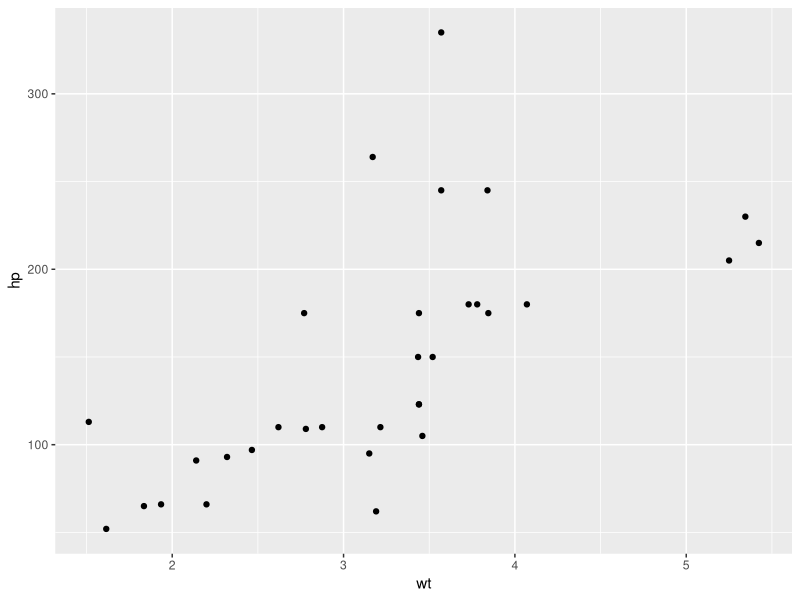

Source code (R):
library(ggplot2)

####### Introduction to Functions #######

### Function documentation ###
# Consult the documentation on the mean() function
?mean
help(mean)

# Inspect the arguments of the mean() function
args(mean)

linkedin <- c(16, 9, 13, 5, 2, 17, 14)
facebook <- c(17, 7, 5, 16, 8, 13, 14)

### Use a function ###
# Calculate average number of views
avg_li <- mean(linkedin)
avg_fb <- mean(facebook)

# Inspect avg_li and avg_fb
avg_li
avg_fb

# Calculate the mean of the sum
avg_sum <- mean(linkedin + facebook)

# Calculate the trimmed mean of the sum
avg_sum_trimmed <-mean(linkedin + facebook, trim = 0.2)

avg_sum
avg_sum_trimmed

# Basic average of linkedin
mean(linkedin)

# Advanced average of linkedin
mean(linkedin, na.rm = TRUE)

### Functions inside functions ###
# Calculate the mean absolute deviation
mean(abs(linkedin - facebook), na.rm = TRUE)

####### Writing Functions #######

### Write your own function ###
# Create a function pow_two()
pow_two <- function(x) {
    x^2
}

# Use the function
pow_two(12)

# Create a function sum_abs()
sum_abs <- function(a, b) {
    abs(a) + abs(b)
}

# Use the function
sum_abs(-2, 3)

# Define the function hello()
hello <- function() {
    print("Hi there!")
    return(TRUE)
}

# Call the function hello()
hello()

# Finish the pow_two() function
pow_two <- function(x, print_info = TRUE) {
  y <- x ^ 2
  if (print_info == TRUE) {
    print(paste(x, "to the power two equals", y))
  }
  return(y)
}

### R you functional? ###
# Define the interpret function
interpret <- function(num_views) {
  if (num_views > 15) {
    print("You're popular!")
    return(num_views)
  } else {
    print("Try to be more visible!")
    return(0)
  }
}

interpret(linkedin[1])
interpret(facebook[2])

# The interpret() can be used inside interpret_all()
interpret <- function(num_views) {
  if (num_views > 15) {
    print("You're popular!")
    return(num_views)
  } else {
    print("Try to be more visible!")
    return(0)
  }
}

# Define the interpret_all() function
# views: vector with data to interpret
# return_sum: return total number of views on popular days?
interpret_all <- function(views, return_sum = TRUE) {
  count <- 0

  for (v in views) {
    count <- count + interpret(v)
  }

  if (return_sum == TRUE) {
    return(count)
  } else {
    return(NULL)
  }
}

# Call the interpret_all() function on both linkedin and facebook
interpret_all(linkedin)
interpret_all(facebook)

####### R Packages #######

### Load an R Package ###
# The mtcars vectors have already been prepared for you
wt <- mtcars$wt
hp <- mtcars$hp

# Request the currently attached packages
search()

# Try the qplot() function with wt and hp
qplot(wt, hp)

# Check out the currently attached packages again
search()
